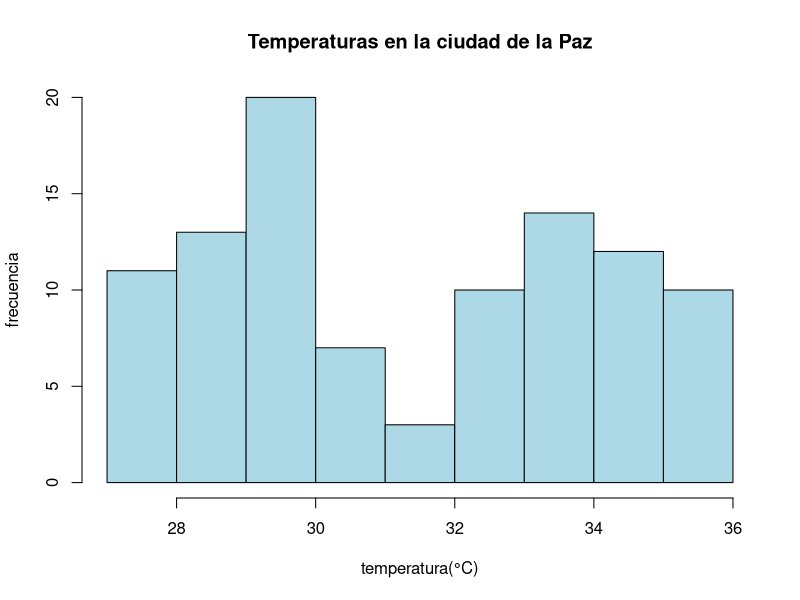
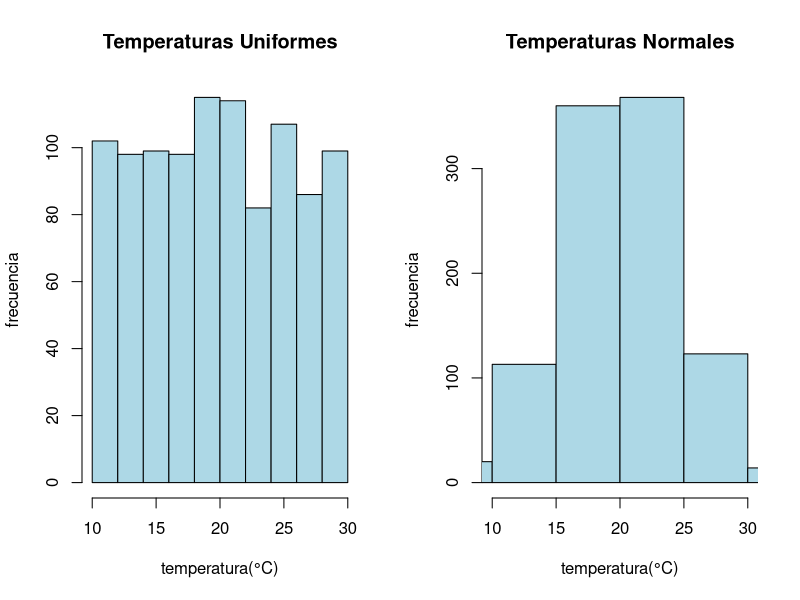
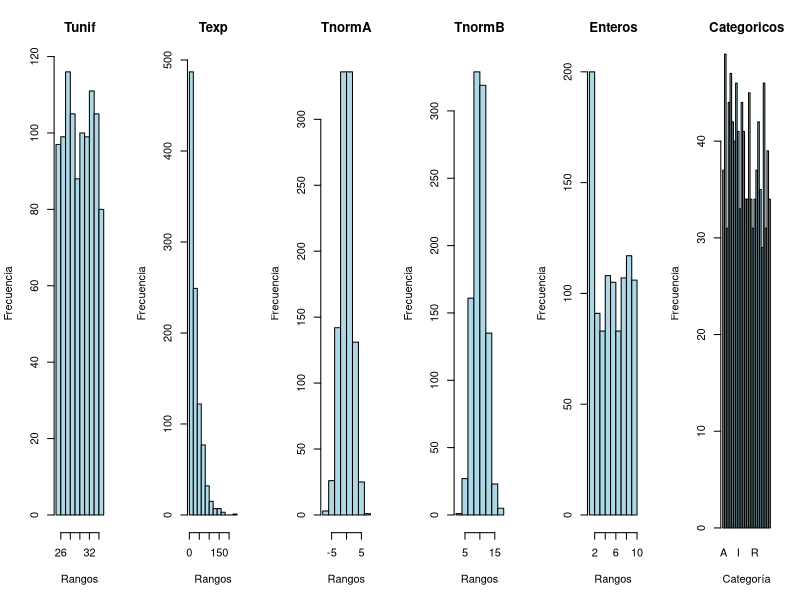

These figures' R source, in order:
# Histogramas
temperatura <- runif (100, min= 27, max= 36) # runif genera 1000 numeros aleatorios entre 27 y 36

hist(temperatura,
     main = "Temperaturas en la ciudad de la Paz",
     xlab = "temperatura(°C)",
     ylab = "frecuencia", 
     col = "lightblue", 
     border = "black",
    breaks = 9,
     xlim = c(27,36))

runif (1, min = 0, max = 1) # runif se usa para generar numeros aleatirios 
runif (2, min = 0, max = 1) # genero dos nmero s aleatorios entre 0 y 1

# t unif     t normal

temp_uniforme <-runif(1000, min=10, max=30)
temp_normal <- rnorm(1000, mean=20, sd=5)
# crear un data frame para la tabla
tabla_uniforme <-data.frame(temperatura=temp_uniforme)
tabla_normal <-data.frame(temperatura=temp_normal)

par(mfrow=c(1,2)) # dividir la ventana de graficos en 1 fila y 2 columnas
hist(tabla_uniforme$temperatura,
     main = "Temperaturas Uniformes",
     xlab = "temperatura(°C)",
     ylab = "frecuencia", 
     col = "lightblue", 
     border = "black",
     breaks = 9,
     xlim = c(10,30))
hist(tabla_normal$temperatura,
     main = "Temperaturas Normales",
     xlab = "temperatura(°C)",
     ylab = "frecuencia", 
     col = "lightblue", 
     border = "black",
     breaks = 9,
     xlim = c(10,30))

     # 20/05/25

#tarea segun el profe
HistogramasTabla <- function(df){
     namvars <- names (df)
     n <- length (namvars)
     par (mfrow = c(1,n))# una fila n columnas
     for(var in namvars){
          #histograma para cada variable
          hist(df[[var]],
          main= var,
          xlab = "Rangos",
          ylab = "Frecuencia",
          col = "Lightblue",
          border = "Black")
     }
     par(mfrow = c(1,1)) #regresar a una sola grafica
}


# histograma codigo del profe
HistogramasTabla <- function(df){
     namvars <- names(df)
     n <- length(namvars)
     par(mfrow = c(1, n)) # Una fila, n columnas
     for(var in namvars){
          # Histograma para cada variable
          if(is.numeric(df[[var]])){
               hist(df[[var]], 
                    main = var, 
                    xlab = "Rangos", 
                    ylab = "Frecuencia", 
                    col = "lightblue", 
                    border = "black",
                    breaks = 9)
          } else{
               # Gráfico de barras para variables categóricas
               barplot(table(df[[var]]), 
                       main = var, 
                       xlab = "Categoría", 
                       ylab = "Frecuencia", 
                       col = "lightblue", 
                       border = "black")
          }
     }
     par(mfrow = c(1, 1)) # Regresar a una sola gráfica
}

tabla <- data.frame(
    "Tunif"=runif(1000,min=25,max=35),
    "Texp"=rexp(1000,rate = 1/30),
    "TnormA"=rnorm(1000,mean=0,sd=2),
    "TnormB"=rnorm(1000,mean=10,sd=2),
    "Enteros"=sample(1:10, 1000, replace = TRUE),
    "Categoricos"=sample(LETTERS[1:26],1000,replace = TRUE)
)

HistogramasTabla(tabla)
a <- mean (tabla$Tunif) # media de la variable Tunif

write.csv(tabla, file = "misdatos.csv", row.names = FALSE) #guardar la tabla en un archivo csv